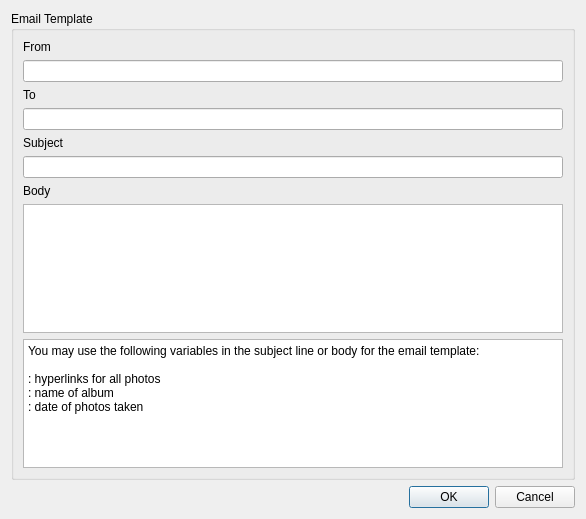
<?xml version="1.0" encoding="UTF-8"?>
<ui version="4.0">
 <class>EmailTemplateDialog</class>
 <widget class="QDialog" name="EmailTemplateDialog">
  <property name="geometry">
   <rect>
    <x>0</x>
    <y>0</y>
    <width>586</width>
    <height>519</height>
   </rect>
  </property>
  <property name="windowTitle">
   <string>Email Template</string>
  </property>
  <layout class="QVBoxLayout" name="verticalLayout_2">
   <item>
    <widget class="QGroupBox" name="groupBox">
     <property name="title">
      <string>Email Template</string>
     </property>
     <layout class="QVBoxLayout" name="verticalLayout">
      <item>
       <widget class="QLabel" name="label_4">
        <property name="text">
         <string>From</string>
        </property>
       </widget>
      </item>
      <item>
       <widget class="QLineEdit" name="lineEdit"/>
      </item>
      <item>
       <widget class="QLabel" name="label_3">
        <property name="text">
         <string>To</string>
        </property>
       </widget>
      </item>
      <item>
       <widget class="QLineEdit" name="toEdit"/>
      </item>
      <item>
       <widget class="QLabel" name="label">
        <property name="text">
         <string>Subject</string>
        </property>
       </widget>
      </item>
      <item>
       <widget class="QLineEdit" name="subjectEdit"/>
      </item>
      <item>
       <widget class="QLabel" name="label_2">
        <property name="text">
         <string>Body</string>
        </property>
       </widget>
      </item>
      <item>
       <widget class="QPlainTextEdit" name="bodyEdit"/>
      </item>
      <item>
       <widget class="QPlainTextEdit" name="plainTextEdit">
        <property name="enabled">
         <bool>true</bool>
        </property>
        <property name="plainText">
         <string>You may use the following variables in the subject line or body for the email template:

&lt;LINKS&gt;: hyperlinks for all photos
&lt;ALBUMNAME&gt;: name of album
&lt;DATE&gt;: date of photos taken
</string>
        </property>
       </widget>
      </item>
     </layout>
    </widget>
   </item>
   <item>
    <widget class="QDialogButtonBox" name="buttonBox">
     <property name="orientation">
      <enum>Qt::Horizontal</enum>
     </property>
     <property name="standardButtons">
      <set>QDialogButtonBox::Cancel|QDialogButtonBox::Ok</set>
     </property>
    </widget>
   </item>
  </layout>
 </widget>
 <resources/>
 <connections>
  <connection>
   <sender>buttonBox</sender>
   <signal>accepted()</signal>
   <receiver>EmailTemplateDialog</receiver>
   <slot>accept()</slot>
   <hints>
    <hint type="sourcelabel">
     <x>248</x>
     <y>254</y>
    </hint>
    <hint type="destinationlabel">
     <x>157</x>
     <y>274</y>
    </hint>
   </hints>
  </connection>
  <connection>
   <sender>buttonBox</sender>
   <signal>rejected()</signal>
   <receiver>EmailTemplateDialog</receiver>
   <slot>reject()</slot>
   <hints>
    <hint type="sourcelabel">
     <x>316</x>
     <y>260</y>
    </hint>
    <hint type="destinationlabel">
     <x>286</x>
     <y>274</y>
    </hint>
   </hints>
  </connection>
 </connections>
</ui>
